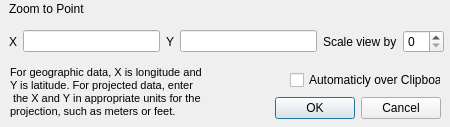
<?xml version="1.0" encoding="UTF-8"?>
<ui version="4.0">
 <class>zoomtopasteDialogBase</class>
 <widget class="QDialog" name="zoomtopasteDialogBase">
  <property name="geometry">
   <rect>
    <x>0</x>
    <y>0</y>
    <width>450</width>
    <height>127</height>
   </rect>
  </property>
  <property name="windowTitle">
   <string>Zoom to Paste</string>
  </property>
  <widget class="QDialogButtonBox" name="button_box">
   <property name="geometry">
    <rect>
     <x>270</x>
     <y>92</y>
     <width>171</width>
     <height>32</height>
    </rect>
   </property>
   <property name="orientation">
    <enum>Qt::Horizontal</enum>
   </property>
   <property name="standardButtons">
    <set>QDialogButtonBox::Cancel|QDialogButtonBox::Ok</set>
   </property>
  </widget>
  <widget class="QLabel" name="label_5">
   <property name="geometry">
    <rect>
     <x>10</x>
     <y>60</y>
     <width>261</width>
     <height>64</height>
    </rect>
   </property>
   <property name="text">
    <string>&lt;html&gt;&lt;head&gt;&lt;meta name=&quot;qrichtext&quot; content=&quot;1&quot; /&gt;&lt;style type=&quot;text/css&quot;&gt;
p, li { white-space: pre-wrap; }
&lt;/style&gt;&lt;/head&gt;&lt;body style=&quot; font-family:'Sans Serif'; font-size:9pt; font-weight:400; font-style:normal; text-decoration:none;&quot;&gt;
&lt;p style=&quot; margin-top:0px; margin-bottom:0px; margin-left:0px; margin-right:0px; -qt-block-indent:0; text-indent:0px;&quot;&gt;&lt;span style=&quot; font-size:8pt;&quot;&gt;For geographic data, X is longitude and &lt;/span&gt;&lt;/p&gt;
&lt;p style=&quot; margin-top:0px; margin-bottom:0px; margin-left:0px; margin-right:0px; -qt-block-indent:0; text-indent:0px; font-size:8pt;&quot;&gt;Y is latitude. For projected data, enter&lt;/p&gt;
&lt;p style=&quot; margin-top:0px; margin-bottom:0px; margin-left:0px; margin-right:0px; -qt-block-indent:0; text-indent:0px; font-size:8pt;&quot;&gt; the X and Y in appropriate units for the &lt;/p&gt;
&lt;p style=&quot; margin-top:0px; margin-bottom:0px; margin-left:0px; margin-right:0px; -qt-block-indent:0; text-indent:0px; font-size:8pt;&quot;&gt;projection, such as meters or feet.&lt;/p&gt;&lt;/body&gt;&lt;/html&gt;</string>
   </property>
  </widget>
  <widget class="QWidget" name="layoutWidget">
   <property name="geometry">
    <rect>
     <x>9</x>
     <y>25</y>
     <width>435</width>
     <height>33</height>
    </rect>
   </property>
   <layout class="QHBoxLayout">
    <property name="spacing">
     <number>6</number>
    </property>
    <property name="leftMargin">
     <number>0</number>
    </property>
    <property name="topMargin">
     <number>0</number>
    </property>
    <property name="rightMargin">
     <number>0</number>
    </property>
    <property name="bottomMargin">
     <number>0</number>
    </property>
    <item>
     <widget class="QLabel" name="label">
      <property name="text">
       <string>X</string>
      </property>
     </widget>
    </item>
    <item>
     <widget class="QLineEdit" name="xCoord"/>
    </item>
    <item>
     <widget class="QLabel" name="label_2">
      <property name="text">
       <string>Y</string>
      </property>
     </widget>
    </item>
    <item>
     <widget class="QLineEdit" name="yCoord"/>
    </item>
    <item>
     <layout class="QGridLayout" name="_2">
      <property name="leftMargin">
       <number>0</number>
      </property>
      <property name="topMargin">
       <number>0</number>
      </property>
      <property name="rightMargin">
       <number>0</number>
      </property>
      <property name="bottomMargin">
       <number>0</number>
      </property>
      <property name="spacing">
       <number>6</number>
      </property>
      <item row="0" column="0">
       <widget class="QLabel" name="label_3">
        <property name="text">
         <string>Scale view by</string>
        </property>
       </widget>
      </item>
      <item row="0" column="1">
       <widget class="QSpinBox" name="spinBoxScale"/>
      </item>
     </layout>
    </item>
   </layout>
  </widget>
  <widget class="QLabel" name="ChkOverClippboard">
   <property name="geometry">
    <rect>
     <x>9</x>
     <y>-1</y>
     <width>181</width>
     <height>20</height>
    </rect>
   </property>
   <property name="text">
    <string>Zoom to Point</string>
   </property>
  </widget>
  <widget class="QCheckBox" name="checkBox">
   <property name="geometry">
    <rect>
     <x>290</x>
     <y>70</y>
     <width>151</width>
     <height>20</height>
    </rect>
   </property>
   <property name="text">
    <string>Automaticly over Clipboard</string>
   </property>
   <property name="checked">
    <bool>false</bool>
   </property>
  </widget>
 </widget>
 <resources/>
 <connections>
  <connection>
   <sender>button_box</sender>
   <signal>accepted()</signal>
   <receiver>zoomtopasteDialogBase</receiver>
   <slot>accept()</slot>
   <hints>
    <hint type="sourcelabel">
     <x>20</x>
     <y>20</y>
    </hint>
    <hint type="destinationlabel">
     <x>20</x>
     <y>20</y>
    </hint>
   </hints>
  </connection>
  <connection>
   <sender>button_box</sender>
   <signal>rejected()</signal>
   <receiver>zoomtopasteDialogBase</receiver>
   <slot>reject()</slot>
   <hints>
    <hint type="sourcelabel">
     <x>20</x>
     <y>20</y>
    </hint>
    <hint type="destinationlabel">
     <x>20</x>
     <y>20</y>
    </hint>
   </hints>
  </connection>
 </connections>
</ui>
